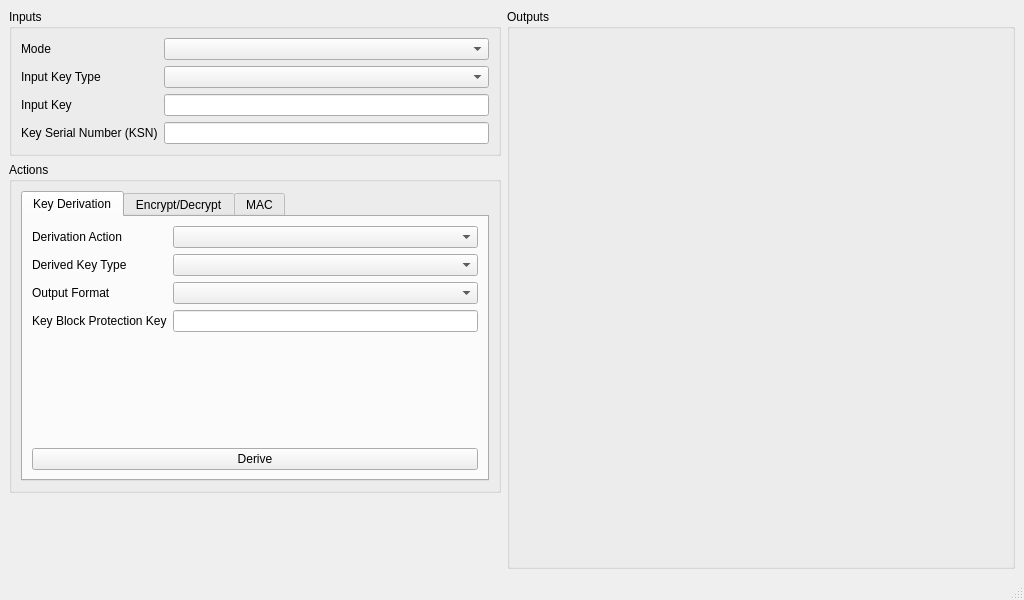
<?xml version="1.0" encoding="UTF-8"?>
<ui version="4.0">
 <class>MainWindow</class>
 <widget class="QMainWindow" name="MainWindow">
  <property name="geometry">
   <rect>
    <x>0</x>
    <y>0</y>
    <width>1024</width>
    <height>600</height>
   </rect>
  </property>
  <property name="sizePolicy">
   <sizepolicy hsizetype="Preferred" vsizetype="Minimum">
    <horstretch>0</horstretch>
    <verstretch>0</verstretch>
   </sizepolicy>
  </property>
  <property name="windowTitle">
   <string>OpenEMV | dukpt-ui</string>
  </property>
  <widget class="QWidget" name="centralwidget">
   <layout class="QHBoxLayout" name="horizontalLayout">
    <item>
     <layout class="QVBoxLayout" name="verticalLayout">
      <item>
       <widget class="QGroupBox" name="inputsGroupBox">
        <property name="title">
         <string>Inputs</string>
        </property>
        <layout class="QGridLayout" name="inputsGridLayout">
         <item row="0" column="0">
          <widget class="QLabel" name="modeLabel">
           <property name="text">
            <string>Mode</string>
           </property>
          </widget>
         </item>
         <item row="4" column="1">
          <widget class="QLineEdit" name="inputKeyEdit"/>
         </item>
         <item row="6" column="0">
          <widget class="QLabel" name="ksnLabel">
           <property name="text">
            <string>Key Serial Number (KSN)</string>
           </property>
          </widget>
         </item>
         <item row="0" column="1">
          <widget class="QComboBox" name="modeComboBox"/>
         </item>
         <item row="1" column="0">
          <widget class="QLabel" name="inputKeyTypeLabel">
           <property name="text">
            <string>Input Key Type</string>
           </property>
          </widget>
         </item>
         <item row="6" column="1">
          <widget class="QLineEdit" name="ksnEdit"/>
         </item>
         <item row="1" column="1">
          <widget class="QComboBox" name="inputKeyTypeComboBox"/>
         </item>
         <item row="4" column="0">
          <widget class="QLabel" name="inputKeyLabel">
           <property name="text">
            <string>Input Key</string>
           </property>
          </widget>
         </item>
        </layout>
       </widget>
      </item>
      <item>
       <widget class="QGroupBox" name="actionsGroupBox">
        <property name="title">
         <string>Actions</string>
        </property>
        <layout class="QVBoxLayout" name="actionsVerticalLayout">
         <item>
          <widget class="QTabWidget" name="tabWidget">
           <property name="currentIndex">
            <number>0</number>
           </property>
           <widget class="QWidget" name="keyDerivationTab">
            <attribute name="title">
             <string>Key Derivation</string>
            </attribute>
            <layout class="QVBoxLayout" name="keyDerivationVerticalLayout">
             <item>
              <layout class="QGridLayout" name="keyDerivationGridLayout">
               <item row="3" column="1">
                <widget class="QLineEdit" name="kbpkEdit"/>
               </item>
               <item row="2" column="0">
                <widget class="QLabel" name="outputFormatLabel">
                 <property name="text">
                  <string>Output Format</string>
                 </property>
                </widget>
               </item>
               <item row="1" column="0">
                <widget class="QLabel" name="derivedKeyTypeLabel">
                 <property name="text">
                  <string>Derived Key Type</string>
                 </property>
                </widget>
               </item>
               <item row="2" column="1">
                <widget class="QComboBox" name="outputFormatComboBox"/>
               </item>
               <item row="3" column="0">
                <widget class="QLabel" name="kbpkLabel">
                 <property name="text">
                  <string>Key Block Protection Key</string>
                 </property>
                </widget>
               </item>
               <item row="0" column="1">
                <widget class="QComboBox" name="derivationActionComboBox"/>
               </item>
               <item row="0" column="0">
                <widget class="QLabel" name="derivationActionLabel">
                 <property name="text">
                  <string>Derivation Action</string>
                 </property>
                </widget>
               </item>
               <item row="1" column="1">
                <widget class="QComboBox" name="derivedKeyTypeComboBox"/>
               </item>
              </layout>
             </item>
             <item>
              <spacer name="keyDerivationVerticalSpacer">
               <property name="orientation">
                <enum>Qt::Vertical</enum>
               </property>
               <property name="sizeHint" stdset="0">
                <size>
                 <width>20</width>
                 <height>40</height>
                </size>
               </property>
              </spacer>
             </item>
             <item>
              <widget class="QPushButton" name="keyDerivationPushButton">
               <property name="text">
                <string>Derive</string>
               </property>
              </widget>
             </item>
            </layout>
           </widget>
           <widget class="QWidget" name="encryptDecryptTab">
            <attribute name="title">
             <string>Encrypt/Decrypt</string>
            </attribute>
            <layout class="QVBoxLayout" name="encryptDecryptVerticalLayout">
             <item>
              <layout class="QGridLayout" name="encryptDecryptGridLayout">
               <item row="0" column="0">
                <widget class="QLabel" name="encryptDecryptKeyTypeLabel">
                 <property name="text">
                  <string>Working Key Type</string>
                 </property>
                </widget>
               </item>
               <item row="3" column="1">
                <widget class="QLineEdit" name="panEdit"/>
               </item>
               <item row="1" column="0">
                <widget class="QLabel" name="pinActionLabel">
                 <property name="text">
                  <string>PIN action:</string>
                 </property>
                </widget>
               </item>
               <item row="6" column="0">
                <widget class="QLabel" name="ivLabel">
                 <property name="text">
                  <string>Initial Vector (IV)</string>
                 </property>
                </widget>
               </item>
               <item row="5" column="1">
                <widget class="QLineEdit" name="dataEdit"/>
               </item>
               <item row="0" column="1">
                <widget class="QComboBox" name="encryptDecryptKeyTypeComboBox"/>
               </item>
               <item row="5" column="0">
                <widget class="QComboBox" name="dataActionComboBox"/>
               </item>
               <item row="2" column="0">
                <widget class="QComboBox" name="pinActionComboBox"/>
               </item>
               <item row="3" column="0">
                <widget class="QLabel" name="panLabel">
                 <property name="text">
                  <string>PAN</string>
                 </property>
                </widget>
               </item>
               <item row="4" column="0">
                <widget class="QLabel" name="dataActionLabel">
                 <property name="text">
                  <string>Data action:</string>
                 </property>
                </widget>
               </item>
               <item row="2" column="1">
                <widget class="QLineEdit" name="pinEdit"/>
               </item>
               <item row="6" column="1">
                <widget class="QLineEdit" name="ivEdit"/>
               </item>
              </layout>
             </item>
             <item>
              <spacer name="encryptDecryptVerticalSpacer">
               <property name="orientation">
                <enum>Qt::Vertical</enum>
               </property>
               <property name="sizeHint" stdset="0">
                <size>
                 <width>20</width>
                 <height>40</height>
                </size>
               </property>
              </spacer>
             </item>
             <item>
              <widget class="QPushButton" name="encryptDecryptPushButton">
               <property name="text">
                <string>Compute</string>
               </property>
              </widget>
             </item>
            </layout>
           </widget>
           <widget class="QWidget" name="macTab">
            <attribute name="title">
             <string>MAC</string>
            </attribute>
            <layout class="QVBoxLayout" name="macVerticalLayout">
             <item>
              <layout class="QGridLayout" name="macGridLayout">
               <item row="1" column="0">
                <widget class="QComboBox" name="macActionComboBox"/>
               </item>
               <item row="0" column="0">
                <widget class="QLabel" name="macActionLabel">
                 <property name="text">
                  <string>MAC action:</string>
                 </property>
                </widget>
               </item>
               <item row="1" column="1">
                <widget class="QLineEdit" name="macEdit"/>
               </item>
              </layout>
             </item>
             <item>
              <spacer name="macVerticalSpacer">
               <property name="orientation">
                <enum>Qt::Vertical</enum>
               </property>
               <property name="sizeHint" stdset="0">
                <size>
                 <width>20</width>
                 <height>40</height>
                </size>
               </property>
              </spacer>
             </item>
             <item>
              <widget class="QPushButton" name="macPushButton">
               <property name="text">
                <string>Compute</string>
               </property>
              </widget>
             </item>
            </layout>
           </widget>
          </widget>
         </item>
        </layout>
       </widget>
      </item>
      <item>
       <spacer name="verticalSpacer">
        <property name="orientation">
         <enum>Qt::Vertical</enum>
        </property>
        <property name="sizeHint" stdset="0">
         <size>
          <width>20</width>
          <height>40</height>
         </size>
        </property>
       </spacer>
      </item>
     </layout>
    </item>
    <item>
     <widget class="QGroupBox" name="outputsGroupBox">
      <property name="title">
       <string>Outputs</string>
      </property>
      <layout class="QVBoxLayout" name="outputsVerticalLayout">
       <item>
        <spacer name="horizontalSpacer">
         <property name="orientation">
          <enum>Qt::Horizontal</enum>
         </property>
         <property name="sizeHint" stdset="0">
          <size>
           <width>484</width>
           <height>20</height>
          </size>
         </property>
        </spacer>
       </item>
      </layout>
     </widget>
    </item>
   </layout>
  </widget>
  <widget class="QStatusBar" name="statusbar"/>
 </widget>
 <resources/>
 <connections/>
</ui>
